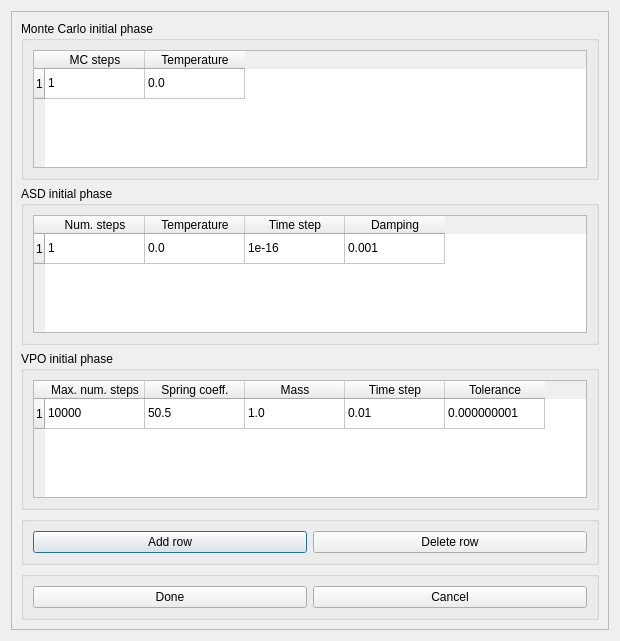
<?xml version="1.0" encoding="UTF-8"?>
<ui version="4.0">
 <class>InitPhaseCreator</class>
 <widget class="QDialog" name="InitPhaseCreator">
  <property name="geometry">
   <rect>
    <x>0</x>
    <y>0</y>
    <width>620</width>
    <height>641</height>
   </rect>
  </property>
  <property name="windowTitle">
   <string>Initial Phase Creation</string>
  </property>
  <layout class="QVBoxLayout" name="verticalLayout">
   <item>
    <widget class="QScrollArea" name="InitPhaseCreatorScrollArea">
     <property name="widgetResizable">
      <bool>true</bool>
     </property>
     <widget class="QWidget" name="scrollAreaWidgetContents">
      <property name="geometry">
       <rect>
        <x>0</x>
        <y>0</y>
        <width>594</width>
        <height>615</height>
       </rect>
      </property>
      <layout class="QVBoxLayout" name="verticalLayout_2">
       <item>
        <widget class="QGroupBox" name="MCannealBox">
         <property name="title">
          <string>Monte Carlo initial phase</string>
         </property>
         <layout class="QGridLayout" name="gridLayout_2">
          <item row="0" column="0">
           <widget class="QTableWidget" name="MCannealTable">
            <property name="rowCount">
             <number>1</number>
            </property>
            <row/>
            <column>
             <property name="text">
              <string>MC steps</string>
             </property>
            </column>
            <column>
             <property name="text">
              <string>Temperature</string>
             </property>
            </column>
            <item row="0" column="0">
             <property name="text">
              <string>1</string>
             </property>
            </item>
            <item row="0" column="1">
             <property name="text">
              <string>0.0</string>
             </property>
            </item>
           </widget>
          </item>
         </layout>
        </widget>
       </item>
       <item>
        <widget class="QGroupBox" name="IpNphaseBox">
         <property name="title">
          <string>ASD initial phase</string>
         </property>
         <layout class="QGridLayout" name="gridLayout">
          <item row="0" column="0">
           <widget class="QTableWidget" name="IpNphaseTable">
            <property name="rowCount">
             <number>1</number>
            </property>
            <row/>
            <column>
             <property name="text">
              <string>Num. steps</string>
             </property>
            </column>
            <column>
             <property name="text">
              <string>Temperature</string>
             </property>
            </column>
            <column>
             <property name="text">
              <string>Time step</string>
             </property>
            </column>
            <column>
             <property name="text">
              <string>Damping</string>
             </property>
            </column>
            <item row="0" column="0">
             <property name="text">
              <string>1</string>
             </property>
            </item>
            <item row="0" column="1">
             <property name="text">
              <string>0.0</string>
             </property>
            </item>
            <item row="0" column="2">
             <property name="text">
              <string>1e-16</string>
             </property>
            </item>
            <item row="0" column="3">
             <property name="text">
              <string>0.001</string>
             </property>
            </item>
           </widget>
          </item>
         </layout>
        </widget>
       </item>
       <item>
        <widget class="QGroupBox" name="IpVPOBox">
         <property name="title">
          <string>VPO initial phase</string>
         </property>
         <layout class="QGridLayout" name="gridLayout_3">
          <item row="0" column="0">
           <widget class="QTableWidget" name="VPOTable">
            <row>
             <property name="text">
              <string>1</string>
             </property>
            </row>
            <column>
             <property name="text">
              <string>Max. num. steps</string>
             </property>
            </column>
            <column>
             <property name="text">
              <string>Spring coeff.</string>
             </property>
            </column>
            <column>
             <property name="text">
              <string>Mass</string>
             </property>
            </column>
            <column>
             <property name="text">
              <string>Time step</string>
             </property>
            </column>
            <column>
             <property name="text">
              <string>Tolerance</string>
             </property>
            </column>
            <item row="0" column="0">
             <property name="text">
              <string>10000</string>
             </property>
            </item>
            <item row="0" column="1">
             <property name="text">
              <string>50.5</string>
             </property>
            </item>
            <item row="0" column="2">
             <property name="text">
              <string>1.0</string>
             </property>
            </item>
            <item row="0" column="3">
             <property name="text">
              <string>0.01</string>
             </property>
            </item>
            <item row="0" column="4">
             <property name="text">
              <string>0.000000001</string>
             </property>
            </item>
           </widget>
          </item>
         </layout>
        </widget>
       </item>
       <item>
        <widget class="QGroupBox" name="TableControlBox">
         <property name="title">
          <string/>
         </property>
         <layout class="QHBoxLayout" name="horizontalLayout_2">
          <item>
           <widget class="QPushButton" name="InitPhaseAddButton">
            <property name="text">
             <string>Add row</string>
            </property>
           </widget>
          </item>
          <item>
           <widget class="QPushButton" name="InitPhaseDelButton">
            <property name="text">
             <string>Delete row</string>
            </property>
           </widget>
          </item>
         </layout>
        </widget>
       </item>
       <item>
        <widget class="QGroupBox" name="FinishControlBox">
         <property name="title">
          <string/>
         </property>
         <layout class="QHBoxLayout" name="horizontalLayout">
          <item>
           <widget class="QPushButton" name="InitPhaseDoneButton">
            <property name="text">
             <string>Done</string>
            </property>
           </widget>
          </item>
          <item>
           <widget class="QPushButton" name="InitPhaseCancelButton">
            <property name="text">
             <string>Cancel</string>
            </property>
           </widget>
          </item>
         </layout>
        </widget>
       </item>
      </layout>
     </widget>
    </widget>
   </item>
  </layout>
 </widget>
 <resources/>
 <connections/>
</ui>
